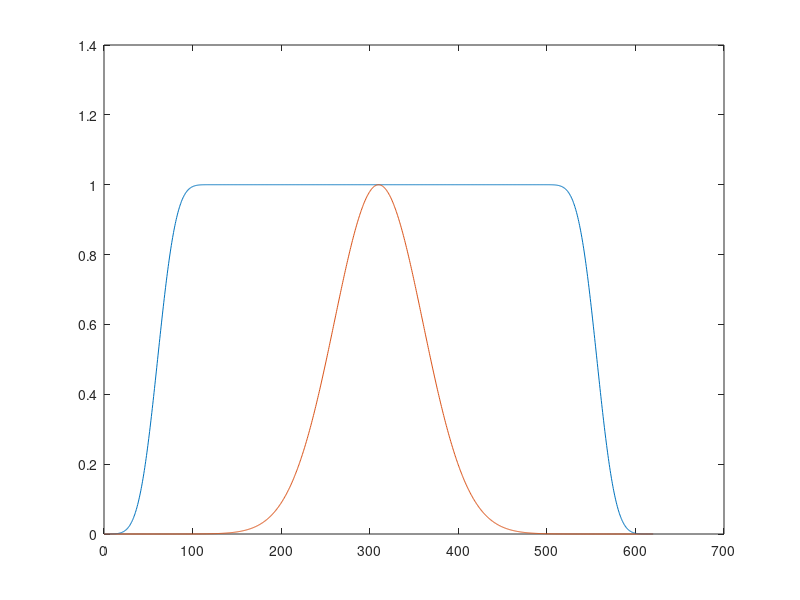

This figure's MATLAB source: (Note: this script raises an error after producing the figure.)



%% Set Up and Create Data Matrix D

close all; clc; clear all
 % 1 . Data Preparation
 dt =0.5; t =[0:dt:620]; n_t=length (t); %Time Discretization
 dy =0.01; y=[-1:dy:1]; n_y=length(y); %Space Discretization

% Set the parameters of the two pressure pulsation
W_1=4;      % Womersley 1
Pa_1=20;    % P Amplitude 1
W_2=1;      % Womersley 2
Pa_2=2;     % P Amplitude 2
u_A_r_1=zeros(n_y,n_t); % Solution W_1
u_A_r_2=zeros(n_y,n_t); % Solution W_2

% Add a step-like growth of the large scale mode 
% and a gaussian window to the fast scale
T_A_F=max(t)/2; % Location of the window center
STEP_S=ones(size(t)); % Initialize the step
STEP_S(1:floor(n_t/10))=0; STEP_S(end-floor(n_t/10):end)=0; % Step Definition
% Smooth the step like kernel
N_M=50; % 

% We construct a smoothed step repeading 5 times a median filter
for i=1:5
    
    STEP_S=conv(STEP_S,ones(1,N_M)/N_M,'same');
    
end

STEP_F=exp(-(t-T_A_F).^2/5000);
plot(t,STEP_S); hold on; plot(t,STEP_F)

% 2. Initialize Matrices:
 n = [1:1:20]; N=length(n) ;%Modes to include in summation :
 Y_n1=zeros(n_y,N); %Initialize Spatial Basis
 A_n1=zeros(N,N); %Initialize Amplitude Matrix
 T_n1=zeros(n_t,N); %Initialize Temporal Basis
 U_A1=zeros(n_t,n_y);%Initialize PDE solution
 
 Y_n2=zeros(n_y,N); %Initialize Spatial Basis
 A_n2=zeros(N,N); %Initialize Amplitude Matrix
 T_n2=zeros(n_t,N); %Initialize Temporal Basis
 U_A2=zeros(n_t,n_y);%Initialize PDE solution
 

 % 3. Construct Spatial Eigenfunction basis (Fast Scale)
 for i=1:length(n)
     N=2*n(i)-1 % odd number in the series
     % Pulsation Mode 1
     Y_n1(:,i)=cos(N*pi*y/2); % Spatial Eigenfunction basis
     A_n1(i,i) =(16*Pa_1)/(N*pi*sqrt((2*W_1)^4+N^4*pi^4)); % Amplitudes 
     T_n1(:,i)=(-1)^(n(i))*sin(t).*STEP_F; % Temporal coefficients
     % Pulsation Mode 2
     Y_n2(:,i)=cos(N*pi*y/2); % Spatial Eigenfunction basis
     A_n2(i,i)=(16*Pa_2)/(N*pi*sqrt((2*W_2)^4+N^4*pi^4)); % Amplitudes 
     T_n2(:,i)=(-1)^(n(i))*sin((W_2/W_1)^2*t).*STEP_S; % Temporal coefficients
     
end

 % Assembly the response to each pulsation 
  u_A_r_1=Y_n1*A_n1*T_n1';
  u_A_r_2=Y_n2*A_n2*T_n2';


% Observe the time evolution in the centerline for each
 HFIG=figure(11); HFIG.Units='normalized'; HFIG.Position=[0.45 0.45 0.45 0.45];
 hold on
 plot(t,u_A_r_2(floor(n_y/2),:),'ro:')
 plot(t,u_A_r_1(floor(n_y/2),:),'ko:')
 xlabel('Dimensionless Time ','Interpreter','latex','Fontsize',16)
 ylabel('Dimensionless Vel','Interpreter','latex','Fontsize',16)
 title('Centerline Vel Evolution','Interpreter','latex','Fontsize',16)
 set(gcf,'color','w')
 print(HFIG,'Introduced_Temporal_Structures.png','-dpng')
 
% Assembly the Data Matrix for the test Case
 u_Mb=0.5*(1-y.^2);%Compute the mean Flow
 u_M=repmat(u_Mb,length(t),1);%Repeat mean to obtain a matrix
 D=u_A_r_1+u_A_r_2+u_M';%Complete analytical Solution
 
% Obs: In constructing D, it is better to avoid windowing problems.
% In this case, noise could be generated by the large scale at the right
% border. To reduce this problem, it is better to limit it so as to have a
% smoother transition. This is equivalent to Hann windowing a signal before
% computing the spectra. The windows used in the scale can be useful to
% this end.


save('Data.mat','D','t','dt','n_t','y','dy','n_y')
 
 return
%% Visualize entire evolution (Optional)

filename='Exercise_1.gif';


 for k=1:4:n_t
     
     disp(['time ',num2str(k),' of ',num2str(n_t)])
     HFIG=figure(1);
     HFIG.Units='Normalized';
     HFIG.Position=[0.3 0.3 0.5 0.5];
     subplot(1,2,1)
     plot(y,D(:,k),'ko--','linewidth',2)
     ylim([-2 4])  
     xlim([-1 1])
     set(gca,'Fontname','Palatino Linotype','Fontsize',16,'Box','off','LineWidth',1)
     % Label Information
     xlabel('$\hat{x}$','Interpreter','Latex','fontsize',18)
     ylabel('$\hat{u}$','Interpreter','Latex','fontsize',18)
     set(gcf,'color','w')
 
     subplot(1,2,2)
     imagesc(t,y,D)
     hold on
     plot(ones(size(y))*t(k),y,'r','linewidth',1.5)
     set(gca,'Fontname','Palatino Linotype','Fontsize',16,'Box','off','LineWidth',1)
     % Label Information
     xlabel('$\hat{t}$','Interpreter','Latex','fontsize',18)
     ylabel('$\hat{y}$','Interpreter','Latex','fontsize',18)
     title('$\hat{u}(\hat y,\hat t)$','Interpreter','Latex','fontsize',18)
  
     frame = getframe(1);
     im = frame2im(frame);
     [imind,cm] = rgb2ind(im,256);

      if k == 1
          imwrite(imind,cm,filename,'gif', 'Loopcount',inf);
      else
          imwrite(imind,cm,filename,'gif','WriteMode','append','DelayTime', 0.1);
      end
 
 end
 
 
